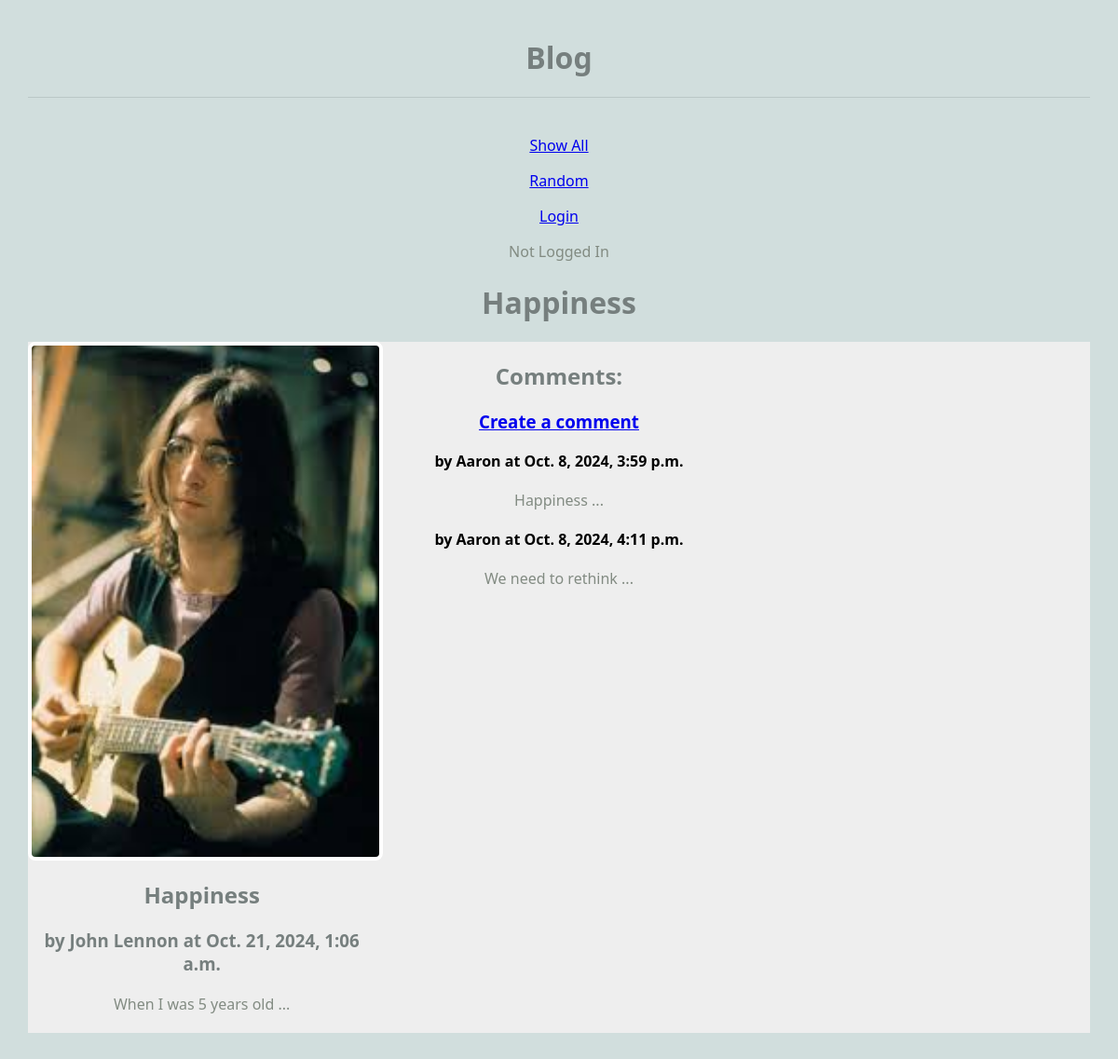
/blog/article/1, run on the app's committed database.
### blog/models.py (models this page shows, shortened)
class Article(models.Model):
    user = models.ForeignKey(User, on_delete=models.CASCADE)
    title = models.TextField(blank=False) # Can't be blank. Creates a text field for title
    author = models.TextField(blank=False)
    text = models.TextField(blank=False)
    published = models.DateTimeField(auto_now=True) # When we create an object set the time to now
    image_file = models.ImageField(blank=True) # an actual image
    def get_comments(self):
        comments = Comment.objects.filter(article=self)
        return comments

class Comment(models.Model):
    article = models.ForeignKey("Article", on_delete=models.CASCADE)
    author = models.TextField(blank=False)
    text = models.TextField(blank=False)
    published = models.DateTimeField(auto_now=True)
    def __str__(self):
        return f'{self.text}'

### blog/views.py (the view)
# urls.py: path(r'article/<int:pk>', views.ArticleView.as_view(), name="article"), ## <int:pk> will work with default get_object method
class ArticleView(DetailView):
    model = Article # The model to display
    template_name = 'blog/article.html'
    context_object_name = 'article' # this is the context variable to use in the html

### blog/templates/blog/article.html
{% extends 'blog/base.html' %}
{% block content %}
<h1>{{article.title}}</h1>
<main class="grid-container">
        <article>
            <img src="{{article.image_file.url}}" alt="{{article.image_file.url}}">
            <div>
                <h2>{{article.title}}</h2>
                <h3>by {{article.author}} at {{article.published}}</h3>
                <p>
                    {{article.text}}
                </p>
            </div>
        </article>
        <div>
        {% if article.get_comments %}
            <h2>Comments:</h2>
            <h3><a href="{% url 'create_comment' article.pk %}">Create a comment</a></h3>
            {% for c in article.get_comments %}
            <article>
                <div>
                    <strong>by {{c.author}} at {{c.published}}</strong>
                    <p>
                        {{c.text}}
                    </p>
                </div>
            </article>
            {% endfor %}
        {% else%}
            <h2>No Comments</h2>
        {% endif %}
        </div>
</main>
{% endblock %}

### static/styles-blog.css (style rules this page uses)
body { margin: 30px; background: #d1dedd; font-family: 'Segoe UI', Tahoma, Geneva, Verdana, sans-serif; text-align: center; }
h1, h2, h3 { color: #767f7e; }
p { color: #828b82; }
.grid-container { background: #eee; max-width: 900px; display: grid; grid-template-columns: repeat(3, 1fr); grid-gap: 10px; max-width: 1200px; margin: 20px auto; }
article img, article.featured img { width: 100%; border: 4px solid #fff; border-radius: 8px; }
article p, article h3 { margin: 20px 10px; }

### data on the page
Article: title "Happiness", image_file (picture), author "John Lennon", published "Oct. 21, 2024, 1:06 a.m.", text "When I was 5 years old ..."
Comment: author "Aaron", published "Oct. 8, 2024, 3:59 p.m.", text "Happiness ..."
Comment: author "Aaron", published "Oct. 8, 2024, 4:11 p.m.", text "We need to rethink ..."
